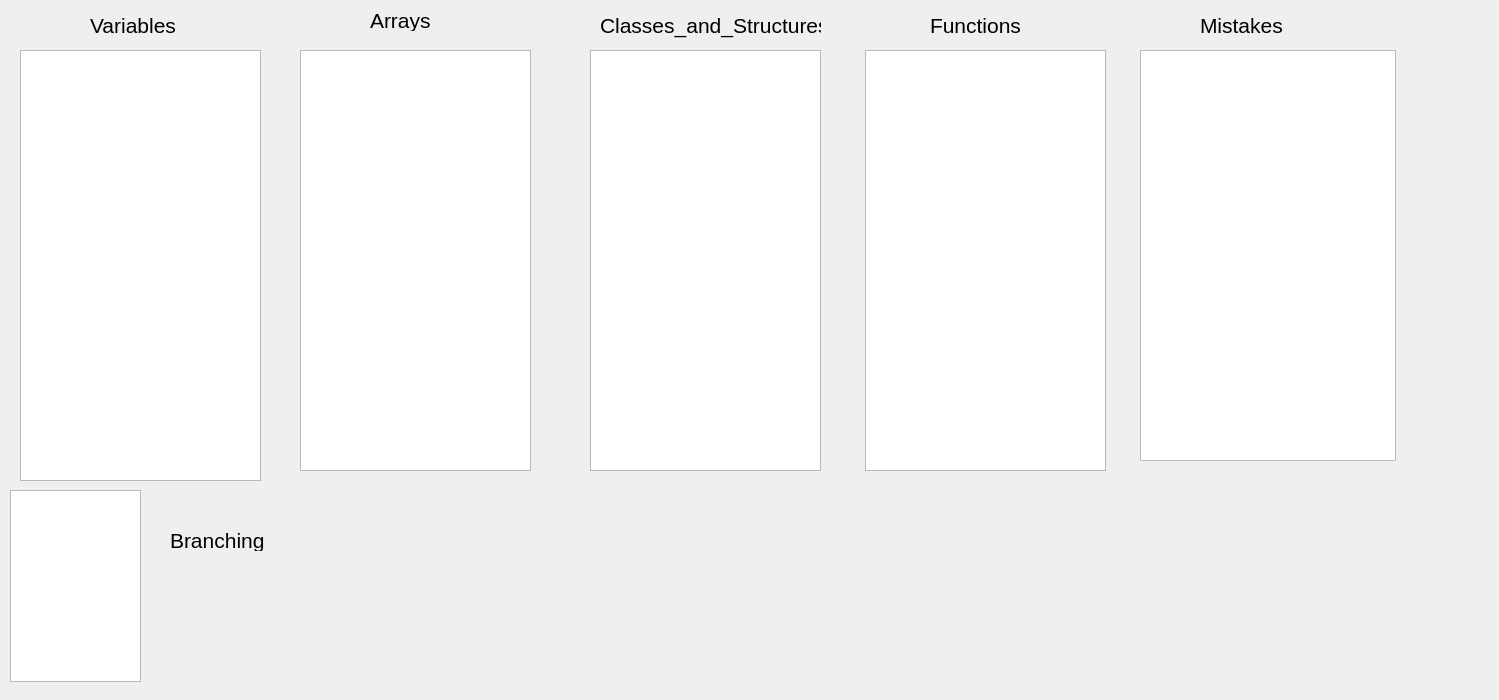
<?xml version="1.0" encoding="UTF-8"?>
<ui version="4.0">
 <class>Widget</class>
 <widget class="QWidget" name="Widget">
  <property name="geometry">
   <rect>
    <x>0</x>
    <y>0</y>
    <width>1499</width>
    <height>700</height>
   </rect>
  </property>
  <property name="font">
   <font>
    <pointsize>16</pointsize>
   </font>
  </property>
  <property name="windowTitle">
   <string>Widget</string>
  </property>
  <widget class="QListWidget" name="listVar">
   <property name="geometry">
    <rect>
     <x>20</x>
     <y>50</y>
     <width>241</width>
     <height>431</height>
    </rect>
   </property>
  </widget>
  <widget class="QListWidget" name="listArray">
   <property name="geometry">
    <rect>
     <x>300</x>
     <y>50</y>
     <width>231</width>
     <height>421</height>
    </rect>
   </property>
  </widget>
  <widget class="QListWidget" name="listClasses">
   <property name="geometry">
    <rect>
     <x>590</x>
     <y>50</y>
     <width>231</width>
     <height>421</height>
    </rect>
   </property>
  </widget>
  <widget class="QLabel" name="label">
   <property name="geometry">
    <rect>
     <x>90</x>
     <y>10</y>
     <width>101</width>
     <height>31</height>
    </rect>
   </property>
   <property name="text">
    <string>Variables</string>
   </property>
  </widget>
  <widget class="QLabel" name="label_2">
   <property name="geometry">
    <rect>
     <x>370</x>
     <y>10</y>
     <width>81</width>
     <height>21</height>
    </rect>
   </property>
   <property name="text">
    <string>Arrays</string>
   </property>
  </widget>
  <widget class="QLabel" name="label_3">
   <property name="geometry">
    <rect>
     <x>600</x>
     <y>10</y>
     <width>221</width>
     <height>31</height>
    </rect>
   </property>
   <property name="text">
    <string>Classes_and_Structures</string>
   </property>
  </widget>
  <widget class="QListWidget" name="listFunctions">
   <property name="geometry">
    <rect>
     <x>865</x>
     <y>50</y>
     <width>241</width>
     <height>421</height>
    </rect>
   </property>
  </widget>
  <widget class="QLabel" name="label_4">
   <property name="geometry">
    <rect>
     <x>930</x>
     <y>10</y>
     <width>101</width>
     <height>31</height>
    </rect>
   </property>
   <property name="text">
    <string>Functions</string>
   </property>
  </widget>
  <widget class="QLabel" name="label_5">
   <property name="geometry">
    <rect>
     <x>1200</x>
     <y>10</y>
     <width>91</width>
     <height>31</height>
    </rect>
   </property>
   <property name="text">
    <string>Mistakes</string>
   </property>
  </widget>
  <widget class="QListWidget" name="listMistake">
   <property name="geometry">
    <rect>
     <x>1140</x>
     <y>50</y>
     <width>256</width>
     <height>411</height>
    </rect>
   </property>
  </widget>
  <widget class="QLabel" name="label_6">
   <property name="geometry">
    <rect>
     <x>170</x>
     <y>530</y>
     <width>121</width>
     <height>21</height>
    </rect>
   </property>
   <property name="text">
    <string>Branching</string>
   </property>
  </widget>
  <widget class="QListWidget" name="BranchList">
   <property name="geometry">
    <rect>
     <x>10</x>
     <y>490</y>
     <width>131</width>
     <height>192</height>
    </rect>
   </property>
  </widget>
 </widget>
 <resources/>
 <connections/>
</ui>
